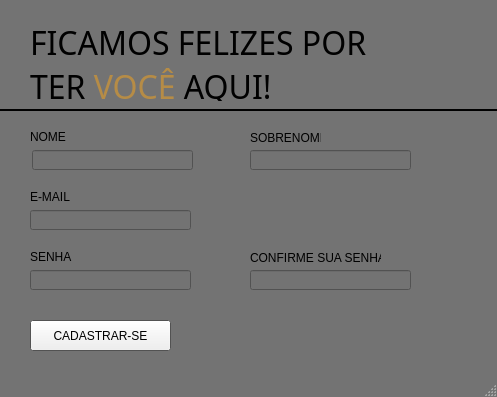
<?xml version="1.0" encoding="UTF-8"?>
<ui version="4.0">
 <class>Cadastro</class>
 <widget class="QMainWindow" name="Cadastro">
  <property name="geometry">
   <rect>
    <x>0</x>
    <y>0</y>
    <width>497</width>
    <height>397</height>
   </rect>
  </property>
  <property name="palette">
   <palette>
    <active>
     <colorrole role="Base">
      <brush brushstyle="SolidPattern">
       <color alpha="255">
        <red>115</red>
        <green>115</green>
        <blue>115</blue>
       </color>
      </brush>
     </colorrole>
     <colorrole role="Window">
      <brush brushstyle="SolidPattern">
       <color alpha="255">
        <red>115</red>
        <green>115</green>
        <blue>115</blue>
       </color>
      </brush>
     </colorrole>
     <colorrole role="Highlight">
      <brush brushstyle="SolidPattern">
       <color alpha="255">
        <red>182</red>
        <green>140</green>
        <blue>70</blue>
       </color>
      </brush>
     </colorrole>
     <colorrole role="HighlightedText">
      <brush brushstyle="SolidPattern">
       <color alpha="255">
        <red>182</red>
        <green>140</green>
        <blue>70</blue>
       </color>
      </brush>
     </colorrole>
     <colorrole role="Link">
      <brush brushstyle="SolidPattern">
       <color alpha="255">
        <red>182</red>
        <green>140</green>
        <blue>70</blue>
       </color>
      </brush>
     </colorrole>
     <colorrole role="LinkVisited">
      <brush brushstyle="SolidPattern">
       <color alpha="255">
        <red>182</red>
        <green>140</green>
        <blue>70</blue>
       </color>
      </brush>
     </colorrole>
    </active>
    <inactive>
     <colorrole role="Base">
      <brush brushstyle="SolidPattern">
       <color alpha="255">
        <red>115</red>
        <green>115</green>
        <blue>115</blue>
       </color>
      </brush>
     </colorrole>
     <colorrole role="Window">
      <brush brushstyle="SolidPattern">
       <color alpha="255">
        <red>115</red>
        <green>115</green>
        <blue>115</blue>
       </color>
      </brush>
     </colorrole>
     <colorrole role="Highlight">
      <brush brushstyle="SolidPattern">
       <color alpha="255">
        <red>182</red>
        <green>140</green>
        <blue>70</blue>
       </color>
      </brush>
     </colorrole>
     <colorrole role="HighlightedText">
      <brush brushstyle="SolidPattern">
       <color alpha="255">
        <red>182</red>
        <green>140</green>
        <blue>70</blue>
       </color>
      </brush>
     </colorrole>
     <colorrole role="Link">
      <brush brushstyle="SolidPattern">
       <color alpha="255">
        <red>182</red>
        <green>140</green>
        <blue>70</blue>
       </color>
      </brush>
     </colorrole>
     <colorrole role="LinkVisited">
      <brush brushstyle="SolidPattern">
       <color alpha="255">
        <red>182</red>
        <green>140</green>
        <blue>70</blue>
       </color>
      </brush>
     </colorrole>
    </inactive>
    <disabled>
     <colorrole role="Base">
      <brush brushstyle="SolidPattern">
       <color alpha="255">
        <red>115</red>
        <green>115</green>
        <blue>115</blue>
       </color>
      </brush>
     </colorrole>
     <colorrole role="Window">
      <brush brushstyle="SolidPattern">
       <color alpha="255">
        <red>115</red>
        <green>115</green>
        <blue>115</blue>
       </color>
      </brush>
     </colorrole>
     <colorrole role="Highlight">
      <brush brushstyle="SolidPattern">
       <color alpha="255">
        <red>0</red>
        <green>120</green>
        <blue>215</blue>
       </color>
      </brush>
     </colorrole>
     <colorrole role="HighlightedText">
      <brush brushstyle="SolidPattern">
       <color alpha="255">
        <red>182</red>
        <green>140</green>
        <blue>70</blue>
       </color>
      </brush>
     </colorrole>
     <colorrole role="Link">
      <brush brushstyle="SolidPattern">
       <color alpha="255">
        <red>182</red>
        <green>140</green>
        <blue>70</blue>
       </color>
      </brush>
     </colorrole>
     <colorrole role="LinkVisited">
      <brush brushstyle="SolidPattern">
       <color alpha="255">
        <red>182</red>
        <green>140</green>
        <blue>70</blue>
       </color>
      </brush>
     </colorrole>
    </disabled>
   </palette>
  </property>
  <property name="windowTitle">
   <string>Junte-se a nós!</string>
  </property>
  <property name="windowIcon">
   <iconset>
    <normaloff>CIPHER_A_Logo_with_Cryptographic_Elements-removebg-preview.png</normaloff>CIPHER_A_Logo_with_Cryptographic_Elements-removebg-preview.png</iconset>
  </property>
  <widget class="QWidget" name="centralwidget">
   <widget class="QLabel" name="boasvindas">
    <property name="geometry">
     <rect>
      <x>30</x>
      <y>20</y>
      <width>391</width>
      <height>81</height>
     </rect>
    </property>
    <property name="font">
     <font>
      <family>Lucida Sans Unicode</family>
      <pointsize>24</pointsize>
     </font>
    </property>
    <property name="contextMenuPolicy">
     <enum>Qt::PreventContextMenu</enum>
    </property>
    <property name="text">
     <string>&lt;html&gt;&lt;head/&gt;&lt;body&gt;&lt;p&gt;FICAMOS FELIZES POR TER &lt;span style=&quot; color:#b68c46;&quot;&gt;VOCÊ&lt;/span&gt; AQUI!&lt;/p&gt;&lt;/body&gt;&lt;/html&gt;</string>
    </property>
    <property name="textFormat">
     <enum>Qt::RichText</enum>
    </property>
    <property name="alignment">
     <set>Qt::AlignLeading|Qt::AlignLeft|Qt::AlignVCenter</set>
    </property>
    <property name="wordWrap">
     <bool>true</bool>
    </property>
   </widget>
   <widget class="QLineEdit" name="lineEdit">
    <property name="geometry">
     <rect>
      <x>32</x>
      <y>150</y>
      <width>161</width>
      <height>20</height>
     </rect>
    </property>
    <property name="text">
     <string/>
    </property>
    <property name="alignment">
     <set>Qt::AlignCenter</set>
    </property>
   </widget>
   <widget class="QLabel" name="label_3">
    <property name="geometry">
     <rect>
      <x>250</x>
      <y>130</y>
      <width>71</width>
      <height>16</height>
     </rect>
    </property>
    <property name="text">
     <string>SOBRENOME</string>
    </property>
   </widget>
   <widget class="QLabel" name="label_2">
    <property name="geometry">
     <rect>
      <x>30</x>
      <y>130</y>
      <width>47</width>
      <height>13</height>
     </rect>
    </property>
    <property name="text">
     <string>NOME</string>
    </property>
   </widget>
   <widget class="QLineEdit" name="lineEdit_2">
    <property name="geometry">
     <rect>
      <x>250</x>
      <y>150</y>
      <width>161</width>
      <height>20</height>
     </rect>
    </property>
    <property name="inputMethodHints">
     <set>Qt::ImhNone</set>
    </property>
    <property name="echoMode">
     <enum>QLineEdit::Normal</enum>
    </property>
   </widget>
   <widget class="QLabel" name="label_4">
    <property name="geometry">
     <rect>
      <x>30</x>
      <y>190</y>
      <width>47</width>
      <height>13</height>
     </rect>
    </property>
    <property name="text">
     <string>E-MAIL</string>
    </property>
   </widget>
   <widget class="QLineEdit" name="lineEdit_3">
    <property name="geometry">
     <rect>
      <x>30</x>
      <y>210</y>
      <width>161</width>
      <height>20</height>
     </rect>
    </property>
    <property name="inputMethodHints">
     <set>Qt::ImhNone</set>
    </property>
    <property name="echoMode">
     <enum>QLineEdit::Normal</enum>
    </property>
   </widget>
   <widget class="Line" name="line">
    <property name="geometry">
     <rect>
      <x>-150</x>
      <y>100</y>
      <width>831</width>
      <height>20</height>
     </rect>
    </property>
    <property name="palette">
     <palette>
      <active>
       <colorrole role="WindowText">
        <brush brushstyle="SolidPattern">
         <color alpha="255">
          <red>255</red>
          <green>255</green>
          <blue>255</blue>
         </color>
        </brush>
       </colorrole>
       <colorrole role="Button">
        <brush brushstyle="SolidPattern">
         <color alpha="255">
          <red>0</red>
          <green>0</green>
          <blue>0</blue>
         </color>
        </brush>
       </colorrole>
       <colorrole role="Light">
        <brush brushstyle="SolidPattern">
         <color alpha="255">
          <red>0</red>
          <green>0</green>
          <blue>0</blue>
         </color>
        </brush>
       </colorrole>
       <colorrole role="Midlight">
        <brush brushstyle="SolidPattern">
         <color alpha="255">
          <red>0</red>
          <green>0</green>
          <blue>0</blue>
         </color>
        </brush>
       </colorrole>
       <colorrole role="Dark">
        <brush brushstyle="SolidPattern">
         <color alpha="255">
          <red>0</red>
          <green>0</green>
          <blue>0</blue>
         </color>
        </brush>
       </colorrole>
       <colorrole role="Mid">
        <brush brushstyle="SolidPattern">
         <color alpha="255">
          <red>0</red>
          <green>0</green>
          <blue>0</blue>
         </color>
        </brush>
       </colorrole>
       <colorrole role="Text">
        <brush brushstyle="SolidPattern">
         <color alpha="255">
          <red>255</red>
          <green>255</green>
          <blue>255</blue>
         </color>
        </brush>
       </colorrole>
       <colorrole role="BrightText">
        <brush brushstyle="SolidPattern">
         <color alpha="255">
          <red>255</red>
          <green>255</green>
          <blue>255</blue>
         </color>
        </brush>
       </colorrole>
       <colorrole role="ButtonText">
        <brush brushstyle="SolidPattern">
         <color alpha="255">
          <red>255</red>
          <green>255</green>
          <blue>255</blue>
         </color>
        </brush>
       </colorrole>
       <colorrole role="Base">
        <brush brushstyle="SolidPattern">
         <color alpha="255">
          <red>0</red>
          <green>0</green>
          <blue>0</blue>
         </color>
        </brush>
       </colorrole>
       <colorrole role="Window">
        <brush brushstyle="SolidPattern">
         <color alpha="255">
          <red>0</red>
          <green>0</green>
          <blue>0</blue>
         </color>
        </brush>
       </colorrole>
       <colorrole role="Shadow">
        <brush brushstyle="SolidPattern">
         <color alpha="255">
          <red>0</red>
          <green>0</green>
          <blue>0</blue>
         </color>
        </brush>
       </colorrole>
       <colorrole role="AlternateBase">
        <brush brushstyle="SolidPattern">
         <color alpha="255">
          <red>0</red>
          <green>0</green>
          <blue>0</blue>
         </color>
        </brush>
       </colorrole>
       <colorrole role="ToolTipBase">
        <brush brushstyle="SolidPattern">
         <color alpha="255">
          <red>255</red>
          <green>255</green>
          <blue>220</blue>
         </color>
        </brush>
       </colorrole>
       <colorrole role="ToolTipText">
        <brush brushstyle="SolidPattern">
         <color alpha="255">
          <red>0</red>
          <green>0</green>
          <blue>0</blue>
         </color>
        </brush>
       </colorrole>
      </active>
      <inactive>
       <colorrole role="WindowText">
        <brush brushstyle="SolidPattern">
         <color alpha="255">
          <red>255</red>
          <green>255</green>
          <blue>255</blue>
         </color>
        </brush>
       </colorrole>
       <colorrole role="Button">
        <brush brushstyle="SolidPattern">
         <color alpha="255">
          <red>0</red>
          <green>0</green>
          <blue>0</blue>
         </color>
        </brush>
       </colorrole>
       <colorrole role="Light">
        <brush brushstyle="SolidPattern">
         <color alpha="255">
          <red>0</red>
          <green>0</green>
          <blue>0</blue>
         </color>
        </brush>
       </colorrole>
       <colorrole role="Midlight">
        <brush brushstyle="SolidPattern">
         <color alpha="255">
          <red>0</red>
          <green>0</green>
          <blue>0</blue>
         </color>
        </brush>
       </colorrole>
       <colorrole role="Dark">
        <brush brushstyle="SolidPattern">
         <color alpha="255">
          <red>0</red>
          <green>0</green>
          <blue>0</blue>
         </color>
        </brush>
       </colorrole>
       <colorrole role="Mid">
        <brush brushstyle="SolidPattern">
         <color alpha="255">
          <red>0</red>
          <green>0</green>
          <blue>0</blue>
         </color>
        </brush>
       </colorrole>
       <colorrole role="Text">
        <brush brushstyle="SolidPattern">
         <color alpha="255">
          <red>255</red>
          <green>255</green>
          <blue>255</blue>
         </color>
        </brush>
       </colorrole>
       <colorrole role="BrightText">
        <brush brushstyle="SolidPattern">
         <color alpha="255">
          <red>255</red>
          <green>255</green>
          <blue>255</blue>
         </color>
        </brush>
       </colorrole>
       <colorrole role="ButtonText">
        <brush brushstyle="SolidPattern">
         <color alpha="255">
          <red>255</red>
          <green>255</green>
          <blue>255</blue>
         </color>
        </brush>
       </colorrole>
       <colorrole role="Base">
        <brush brushstyle="SolidPattern">
         <color alpha="255">
          <red>0</red>
          <green>0</green>
          <blue>0</blue>
         </color>
        </brush>
       </colorrole>
       <colorrole role="Window">
        <brush brushstyle="SolidPattern">
         <color alpha="255">
          <red>0</red>
          <green>0</green>
          <blue>0</blue>
         </color>
        </brush>
       </colorrole>
       <colorrole role="Shadow">
        <brush brushstyle="SolidPattern">
         <color alpha="255">
          <red>0</red>
          <green>0</green>
          <blue>0</blue>
         </color>
        </brush>
       </colorrole>
       <colorrole role="AlternateBase">
        <brush brushstyle="SolidPattern">
         <color alpha="255">
          <red>0</red>
          <green>0</green>
          <blue>0</blue>
         </color>
        </brush>
       </colorrole>
       <colorrole role="ToolTipBase">
        <brush brushstyle="SolidPattern">
         <color alpha="255">
          <red>255</red>
          <green>255</green>
          <blue>220</blue>
         </color>
        </brush>
       </colorrole>
       <colorrole role="ToolTipText">
        <brush brushstyle="SolidPattern">
         <color alpha="255">
          <red>0</red>
          <green>0</green>
          <blue>0</blue>
         </color>
        </brush>
       </colorrole>
      </inactive>
      <disabled>
       <colorrole role="WindowText">
        <brush brushstyle="SolidPattern">
         <color alpha="255">
          <red>0</red>
          <green>0</green>
          <blue>0</blue>
         </color>
        </brush>
       </colorrole>
       <colorrole role="Button">
        <brush brushstyle="SolidPattern">
         <color alpha="255">
          <red>0</red>
          <green>0</green>
          <blue>0</blue>
         </color>
        </brush>
       </colorrole>
       <colorrole role="Light">
        <brush brushstyle="SolidPattern">
         <color alpha="255">
          <red>0</red>
          <green>0</green>
          <blue>0</blue>
         </color>
        </brush>
       </colorrole>
       <colorrole role="Midlight">
        <brush brushstyle="SolidPattern">
         <color alpha="255">
          <red>0</red>
          <green>0</green>
          <blue>0</blue>
         </color>
        </brush>
       </colorrole>
       <colorrole role="Dark">
        <brush brushstyle="SolidPattern">
         <color alpha="255">
          <red>0</red>
          <green>0</green>
          <blue>0</blue>
         </color>
        </brush>
       </colorrole>
       <colorrole role="Mid">
        <brush brushstyle="SolidPattern">
         <color alpha="255">
          <red>0</red>
          <green>0</green>
          <blue>0</blue>
         </color>
        </brush>
       </colorrole>
       <colorrole role="Text">
        <brush brushstyle="SolidPattern">
         <color alpha="255">
          <red>0</red>
          <green>0</green>
          <blue>0</blue>
         </color>
        </brush>
       </colorrole>
       <colorrole role="BrightText">
        <brush brushstyle="SolidPattern">
         <color alpha="255">
          <red>255</red>
          <green>255</green>
          <blue>255</blue>
         </color>
        </brush>
       </colorrole>
       <colorrole role="ButtonText">
        <brush brushstyle="SolidPattern">
         <color alpha="255">
          <red>0</red>
          <green>0</green>
          <blue>0</blue>
         </color>
        </brush>
       </colorrole>
       <colorrole role="Base">
        <brush brushstyle="SolidPattern">
         <color alpha="255">
          <red>0</red>
          <green>0</green>
          <blue>0</blue>
         </color>
        </brush>
       </colorrole>
       <colorrole role="Window">
        <brush brushstyle="SolidPattern">
         <color alpha="255">
          <red>0</red>
          <green>0</green>
          <blue>0</blue>
         </color>
        </brush>
       </colorrole>
       <colorrole role="Shadow">
        <brush brushstyle="SolidPattern">
         <color alpha="255">
          <red>0</red>
          <green>0</green>
          <blue>0</blue>
         </color>
        </brush>
       </colorrole>
       <colorrole role="AlternateBase">
        <brush brushstyle="SolidPattern">
         <color alpha="255">
          <red>0</red>
          <green>0</green>
          <blue>0</blue>
         </color>
        </brush>
       </colorrole>
       <colorrole role="ToolTipBase">
        <brush brushstyle="SolidPattern">
         <color alpha="255">
          <red>255</red>
          <green>255</green>
          <blue>220</blue>
         </color>
        </brush>
       </colorrole>
       <colorrole role="ToolTipText">
        <brush brushstyle="SolidPattern">
         <color alpha="255">
          <red>0</red>
          <green>0</green>
          <blue>0</blue>
         </color>
        </brush>
       </colorrole>
      </disabled>
     </palette>
    </property>
    <property name="orientation">
     <enum>Qt::Horizontal</enum>
    </property>
   </widget>
   <widget class="QLabel" name="label_5">
    <property name="geometry">
     <rect>
      <x>30</x>
      <y>250</y>
      <width>47</width>
      <height>13</height>
     </rect>
    </property>
    <property name="text">
     <string>SENHA</string>
    </property>
   </widget>
   <widget class="QLineEdit" name="lineEdit_4">
    <property name="geometry">
     <rect>
      <x>30</x>
      <y>270</y>
      <width>161</width>
      <height>20</height>
     </rect>
    </property>
    <property name="inputMethodHints">
     <set>Qt::ImhHiddenText|Qt::ImhNoAutoUppercase|Qt::ImhNoPredictiveText|Qt::ImhSensitiveData</set>
    </property>
    <property name="echoMode">
     <enum>QLineEdit::Password</enum>
    </property>
   </widget>
   <widget class="QLineEdit" name="lineEdit_5">
    <property name="geometry">
     <rect>
      <x>250</x>
      <y>270</y>
      <width>161</width>
      <height>20</height>
     </rect>
    </property>
    <property name="inputMethodHints">
     <set>Qt::ImhHiddenText|Qt::ImhNoAutoUppercase|Qt::ImhNoPredictiveText|Qt::ImhSensitiveData</set>
    </property>
    <property name="text">
     <string/>
    </property>
    <property name="echoMode">
     <enum>QLineEdit::Password</enum>
    </property>
   </widget>
   <widget class="QLabel" name="label_6">
    <property name="geometry">
     <rect>
      <x>250</x>
      <y>250</y>
      <width>131</width>
      <height>16</height>
     </rect>
    </property>
    <property name="text">
     <string>CONFIRME SUA SENHA</string>
    </property>
   </widget>
   <widget class="QPushButton" name="pushButton_2">
    <property name="geometry">
     <rect>
      <x>30</x>
      <y>320</y>
      <width>141</width>
      <height>31</height>
     </rect>
    </property>
    <property name="text">
     <string>CADASTRAR-SE</string>
    </property>
   </widget>
   <widget class="QLabel" name="image">
    <property name="geometry">
     <rect>
      <x>410</x>
      <y>20</y>
      <width>71</width>
      <height>71</height>
     </rect>
    </property>
    <property name="maximumSize">
     <size>
      <width>16777215</width>
      <height>16777215</height>
     </size>
    </property>
    <property name="text">
     <string/>
    </property>
    <property name="pixmap">
     <pixmap>CIPHER_A_Logo_with_Cryptographic_Elements-removebg-preview.png</pixmap>
    </property>
    <property name="scaledContents">
     <bool>true</bool>
    </property>
    <property name="textInteractionFlags">
     <set>Qt::NoTextInteraction</set>
    </property>
   </widget>
  </widget>
  <widget class="QStatusBar" name="statusbar"/>
 </widget>
 <resources/>
 <connections/>
</ui>
